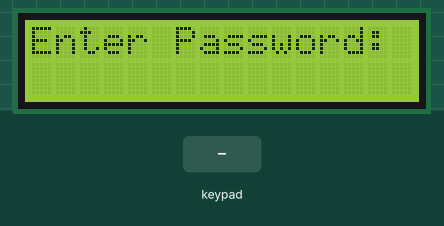
Bench run of a sketch on a simulated Arduino Uno, built with avr-gcc and run on an emulated ATmega328P. Shown: 16×2 character LCD. The test bench sets the inputs (shaded band). What the sketch prints to the serial monitor is not drawn.

Above: at 1.2 s.
1.3 s: keypad keys 9 8 7 6 # pressed 0.4 s apart
At 4.2 s:
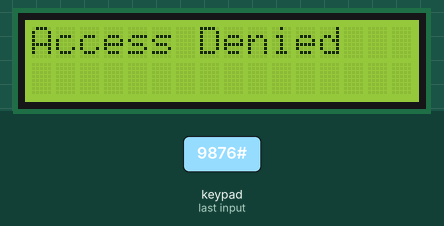
4.8 s: key '1' pressed
At 5.5 s:
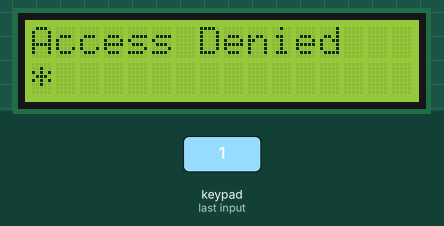
6.3 s: keypad keys 9 8 7 6 A pressed 0.4 s apart
At 9.1 s:
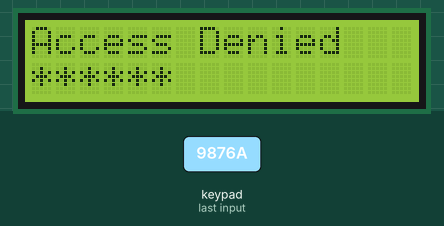
9.8 s: keypad keys 9 8 7 6 D pressed 0.4 s apart
At 11.9 s:
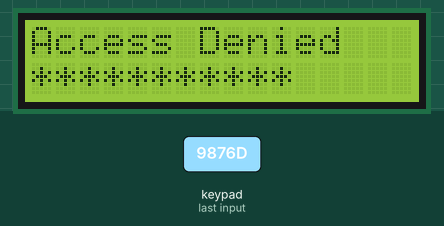
13.3 s: key '*' pressed
At 14.5 s:
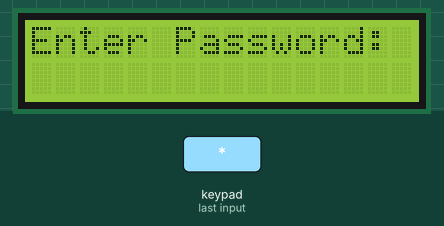
14.8 s: keypad keys 5 4 3 2 A pressed 0.4 s apart
At 16.8 s:
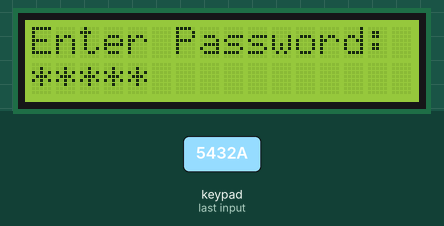
Timing chart, 0 to 18.3 s (numbered marks = the images above; inputs shaded):
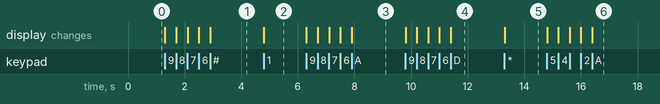

Measured:
- after the input at 1.3 s, the display: first changes at once (image 1 shows a later state)
- after the input at 4.8 s, the display: changes at once (image 2)
- after the input at 6.3 s, the display: first changes at once (image 3 shows a later state)
- after the input at 9.8 s, the display: first changes at once (image 4 shows a later state)
- after the input at 13.3 s, the display: changes at once (image 5)
- after the input at 14.8 s, the display: first changes at once (image 6 shows a later state)

The sketch:

main.ino
```cpp
#include <Keypad.h>
#include <LiquidCrystal.h>
#include <EEPROM.h>

const byte ROWS = 4;
const byte COLS = 4;
char keys[ROWS][COLS] = {
  {'1','2','3','A'},
  {'4','5','6','B'},
  {'7','8','9','C'},
  {'*','0','#','D'}
};
byte rowPins[ROWS] = {9, 8, 7, 6};
byte colPins[COLS] = {5, 4, 3, 2};

Keypad keypad = Keypad(makeKeymap(keys), rowPins, colPins, ROWS, COLS);
LiquidCrystal lcd(12, 11, 10, A3, A2, A1);

const int maxLength = 11;
char inputBuffer[maxLength + 1];
int inputIndex = 0;

const char correctPassword[] = {0x31, 0x32, 0x30, 0x32, 0x34, 0x32, 0x34, 0x32, 0x31, 0x39, 0x33};

void setup() {
  Serial.begin(9600);
  lcd.begin(16, 2);
  lcd.print("Enter Password:");
  memset(inputBuffer, 0, sizeof(inputBuffer));
  Serial.println("[DEBUG] SmartLock v1.0 started.");
}

void loop() {
  char key = keypad.getKey();
  if (key != NO_KEY) {
    if (key == '#') {
      inputBuffer[inputIndex] = '\0';
      checkPassword();
      inputIndex = 0;
      memset(inputBuffer, 0, sizeof(inputBuffer));
    } else if (key == '*') {
      inputIndex = 0;
      memset(inputBuffer, 0, sizeof(inputBuffer));
      lcd.clear();
      lcd.print("Enter Password:");
    } else if (inputIndex < maxLength) {
      inputBuffer[inputIndex++] = key;
      lcd.setCursor(0, 1);
      for (int i = 0; i < inputIndex; i++) {
        lcd.print("*");
      }
    }
  }
}

void checkPassword() {
  if (strncmp(inputBuffer, correctPassword, maxLength) == 0) {
    lcd.clear();
    lcd.print("Access Granted");
    Serial.println("[INFO] Door Unlocked.");
    Serial.print("[FLAG] ");
    Serial.println("flag{12024242193}");
  } else {
    lcd.clear();
    lcd.print("Access Denied");
    Serial.println("[WARN] Incorrect password.");
  }
}
```
